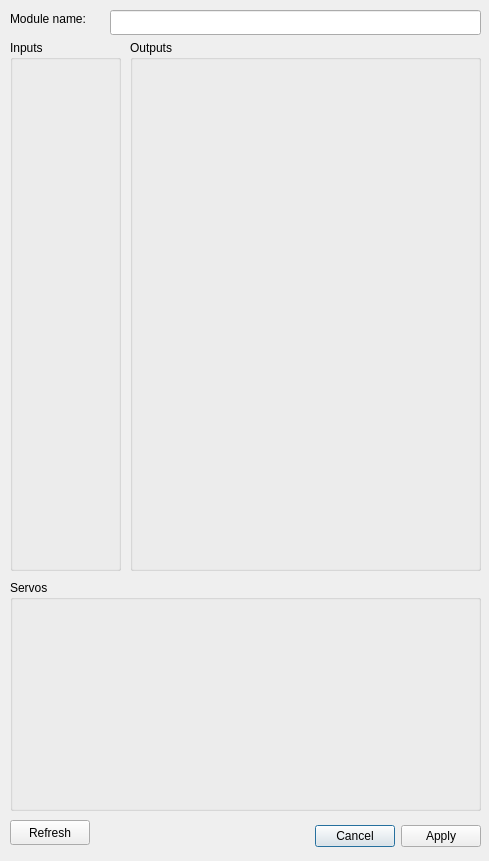
<?xml version="1.0" encoding="UTF-8"?>
<ui version="4.0">
 <class>MtbUnisConfigWindow</class>
 <widget class="QDialog" name="MtbUnisConfigWindow">
  <property name="geometry">
   <rect>
    <x>0</x>
    <y>0</y>
    <width>489</width>
    <height>861</height>
   </rect>
  </property>
  <property name="windowTitle">
   <string notr="true">Dialog</string>
  </property>
  <widget class="QDialogButtonBox" name="bb_main">
   <property name="geometry">
    <rect>
     <x>280</x>
     <y>820</y>
     <width>201</width>
     <height>32</height>
    </rect>
   </property>
   <property name="orientation">
    <enum>Qt::Orientation::Horizontal</enum>
   </property>
   <property name="standardButtons">
    <set>QDialogButtonBox::StandardButton::Apply|QDialogButtonBox::StandardButton::Cancel</set>
   </property>
  </widget>
  <widget class="QLabel" name="label">
   <property name="geometry">
    <rect>
     <x>10</x>
     <y>10</y>
     <width>101</width>
     <height>17</height>
    </rect>
   </property>
   <property name="text">
    <string>Module name:</string>
   </property>
  </widget>
  <widget class="QLineEdit" name="le_name">
   <property name="geometry">
    <rect>
     <x>110</x>
     <y>10</y>
     <width>371</width>
     <height>25</height>
    </rect>
   </property>
   <property name="maxLength">
    <number>64</number>
   </property>
  </widget>
  <widget class="QGroupBox" name="gb_inputs">
   <property name="geometry">
    <rect>
     <x>10</x>
     <y>40</y>
     <width>111</width>
     <height>531</height>
    </rect>
   </property>
   <property name="sizePolicy">
    <sizepolicy hsizetype="Preferred" vsizetype="Preferred">
     <horstretch>0</horstretch>
     <verstretch>0</verstretch>
    </sizepolicy>
   </property>
   <property name="title">
    <string>Inputs</string>
   </property>
   <widget class="QWidget" name="gridLayoutWidget">
    <property name="geometry">
     <rect>
      <x>10</x>
      <y>30</y>
      <width>91</width>
      <height>491</height>
     </rect>
    </property>
    <layout class="QGridLayout" name="gl_inputs"/>
   </widget>
  </widget>
  <widget class="QGroupBox" name="gb_outputs">
   <property name="geometry">
    <rect>
     <x>130</x>
     <y>40</y>
     <width>351</width>
     <height>531</height>
    </rect>
   </property>
   <property name="title">
    <string>Outputs</string>
   </property>
   <widget class="QWidget" name="gridLayoutWidget_2">
    <property name="geometry">
     <rect>
      <x>10</x>
      <y>30</y>
      <width>331</width>
      <height>491</height>
     </rect>
    </property>
    <layout class="QGridLayout" name="gl_outputs"/>
   </widget>
  </widget>
  <widget class="QPushButton" name="b_refresh">
   <property name="geometry">
    <rect>
     <x>10</x>
     <y>820</y>
     <width>80</width>
     <height>25</height>
    </rect>
   </property>
   <property name="text">
    <string>Refresh</string>
   </property>
  </widget>
  <widget class="QGroupBox" name="gb_servos">
   <property name="geometry">
    <rect>
     <x>10</x>
     <y>580</y>
     <width>471</width>
     <height>231</height>
    </rect>
   </property>
   <property name="sizePolicy">
    <sizepolicy hsizetype="Preferred" vsizetype="Preferred">
     <horstretch>0</horstretch>
     <verstretch>0</verstretch>
    </sizepolicy>
   </property>
   <property name="title">
    <string>Servos</string>
   </property>
   <widget class="QWidget" name="gridLayoutWidget_3">
    <property name="geometry">
     <rect>
      <x>10</x>
      <y>30</y>
      <width>451</width>
      <height>191</height>
     </rect>
    </property>
    <layout class="QGridLayout" name="gl_servos"/>
   </widget>
  </widget>
 </widget>
 <resources/>
 <connections>
  <connection>
   <sender>bb_main</sender>
   <signal>accepted()</signal>
   <receiver>MtbUnisConfigWindow</receiver>
   <slot>accept()</slot>
   <hints>
    <hint type="sourcelabel">
     <x>248</x>
     <y>254</y>
    </hint>
    <hint type="destinationlabel">
     <x>157</x>
     <y>274</y>
    </hint>
   </hints>
  </connection>
  <connection>
   <sender>bb_main</sender>
   <signal>rejected()</signal>
   <receiver>MtbUnisConfigWindow</receiver>
   <slot>reject()</slot>
   <hints>
    <hint type="sourcelabel">
     <x>316</x>
     <y>260</y>
    </hint>
    <hint type="destinationlabel">
     <x>286</x>
     <y>274</y>
    </hint>
   </hints>
  </connection>
 </connections>
</ui>
